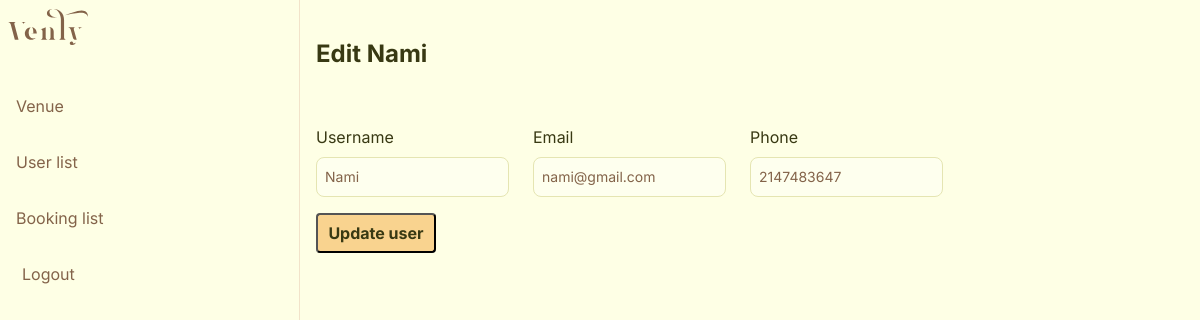
Page /edit-user.php?id=6 (signed in) on the committed database.
### tables this page shows
CREATE TABLE IF NOT EXISTS `users` (
  `id` int NOT NULL AUTO_INCREMENT,
  `username` varchar(255) NOT NULL,
  `password` varchar(255) NOT NULL,
  `email` varchar(255) NOT NULL,
  `role` enum('admin','user') NOT NULL DEFAULT 'user',
  `phone` bigint DEFAULT NULL,
  PRIMARY KEY (`id`)
);

### edit-user.php (the view, shortened to what this page needs)
<?php include 'inc/admin-header.php' ?>
<?php
include("backend/db.php");
$id = $_GET['id'];
$sql = "SELECT * FROM users WHERE id = '$id'";
$result = $conn->query($sql);
if ($result->num_rows > 0) {
    $row = $result->fetch_assoc();
}
?>
<div class="main px-3 w-100">
    <div class="header d-flex justify-content-between mb-5 align-items-end">
        <h2 class="text-24 fw-bold color-primary-800">Edit <?php echo $row['username']; ?></h2>
    </div>
    <form action="backend/user/update-user.php" method="post">
        <div class="row row-gap-3 mb-3">
            <div class="row">
                <div class="col-6">
                    <div class="row">
                        <div class="col-12 col-md-6">
                            <label class="text-16 mb-2 color-primary-800">Username</label>
                            <input type="text" class="w-100" required name="username"
                                value="<?php echo $row['username']; ?>">
                        </div>
                        <div class="col-12 col-md-6">
                            <label class="text-16 mb-2 color-primary-800">Email</label>
                            <input type="text" class="w-100" required name="email" value="<?php echo $row['email']; ?>">
                        </div>
                    </div>
                </div>
                <div class="col-6">
                    <div class="row">
                        <div class="col-12 col-md-6">
                            <label class="text-16 mb-2 color-primary-800">Phone</label>
                            <input type="number" class="w-100" required name="phone"
                                value="<?php echo $row['phone']; ?>">
                        </div>
                    </div>
                </div>
            </div>
        </div>
        <button type="submit" class="primary-btn d-inline-flex justify-content-center align-items-center">Update
            user</button>
    </form>
</div>
</div>
</body>
</html>

### rows in the picture
users: username "Nami", email "nami@gmail.com", phone "2147483647"
